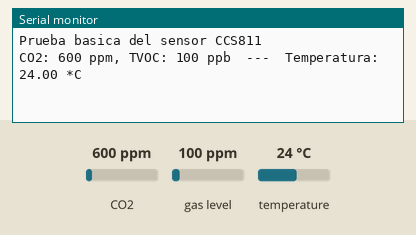
Bench run of a sketch on a simulated Arduino Uno, built with avr-gcc and run on an emulated ATmega328P. On the bench: the last lines printed to the serial monitor. The test bench sets the inputs (shaded band); at power-on: CO2 600 ppm, gas level 100 ppm, temperature 24 °C.

Above: at 1.2 s.
1.3 s: CO2 set to 452 ppm
8.8 s: gas level set to 20 ppm
At 11.5 s:
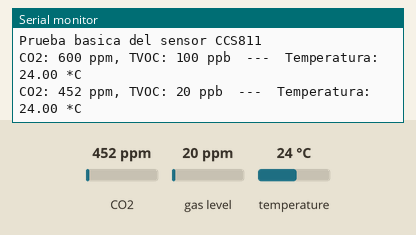
16.3 s: temperature set to 12 °C
At 21.5 s:
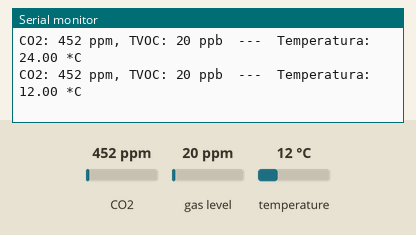

Measured:
- after the input at 8.8 s, the serial monitor: prints a new line after 1.2 s (image 1)
- after the input at 16.3 s, the serial monitor: prints a new line after 3.7 s (image 2)

The sketch:

Prueba-inicial.ino
```cpp
#include "Adafruit_CCS811.h"
Adafruit_CCS811 ccs;

void setup() {
  Serial.begin(9600);
  Serial.println("Prueba basica del sensor CCS811");

  if(!ccs.begin()){
    Serial.println("¡Error iniciando el sensor! Por favor revisar conexionado.");
    while(1);
  }
  //calibración del sensor de temperatura
  while(!ccs.available());
  float temperatura = ccs.calculateTemperature();
  ccs.setTempOffset(temperatura - 20.0); //ajuste temperatura
}

void loop() {
  if(ccs.available()){
    float temperatura = ccs.calculateTemperature();
    if(!ccs.readData()){ //si no está tomando lectura enviar datos
      Serial.print("CO2: ");
      Serial.print(ccs.geteCO2());
      Serial.print(" ppm, TVOC: ");
      Serial.print(ccs.getTVOC());
      Serial.print(" ppb  ---  Temperatura: ");
      Serial.print(temperatura);
      Serial.println(" *C");
    }
    else{
      Serial.println("¡ ERROR !");
      while(1);
    }
  }
  delay(10000);
}
```
